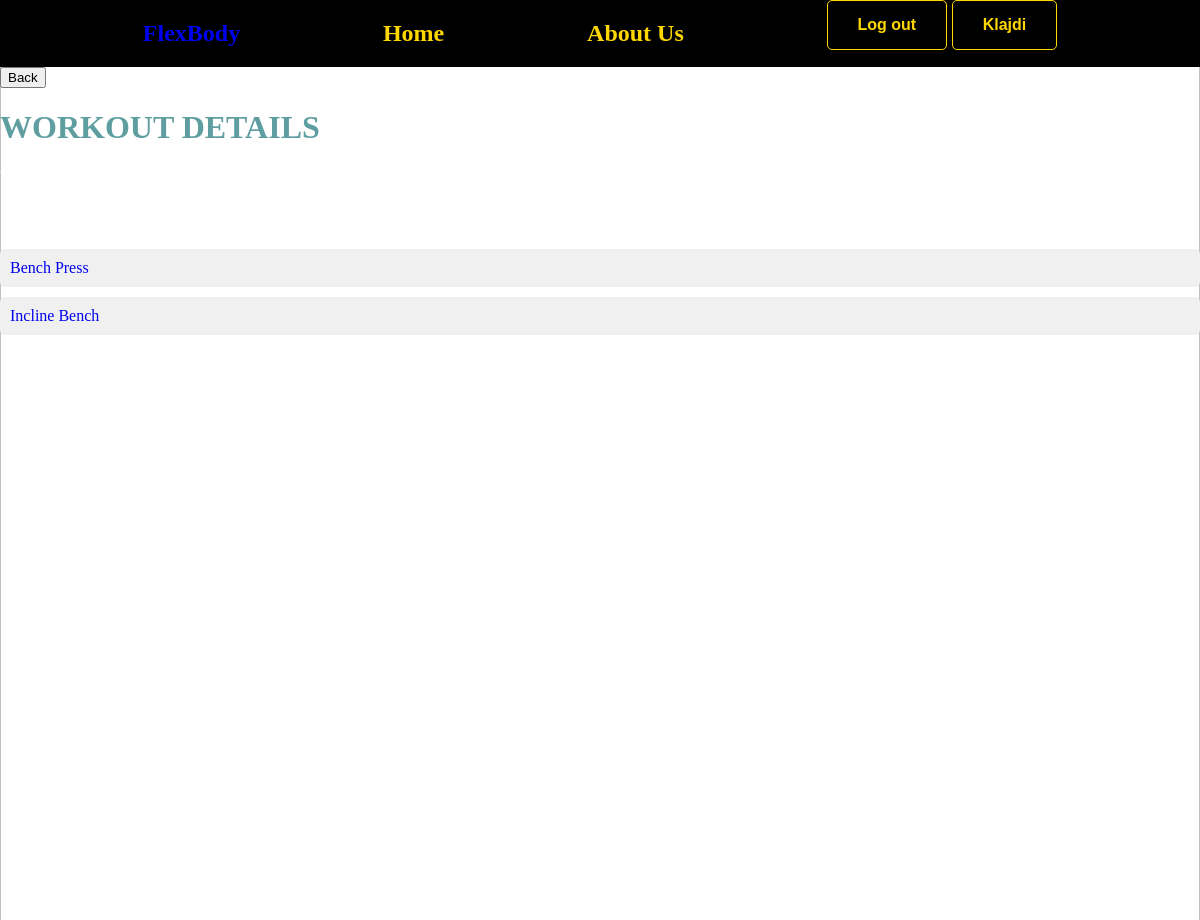
Screenshot of /workout/21/ (signed in) with the database file from the repository.
### account/models.py (models this page shows)
class User(AbstractBaseUser, PermissionsMixin):
    id = models.AutoField(primary_key=True, auto_created=True, editable=False)
    email = models.EmailField(unique=True)
    name = models.CharField(max_length=255, blank=True, null=True)
    is_active = models.BooleanField(default=True)
    is_superuser = models.BooleanField(default=False)
    is_staff = models.BooleanField(default=False)
    date_joined = models.DateTimeField(auto_now_add=True)
    last_login = models.DateTimeField(blank=True, null=True)
    objects = CustomUserManager()
    USERNAME_FIELD = 'email'
    EMAIL_FIELD = 'email'
    REQUIRED_FIELDS = ['name',]

### workouts/models.py (models this page shows, shortened)
class Exercise(models.Model):
    id = models.AutoField(primary_key=True)
    name = models.CharField(max_length=100)
    category = models.ForeignKey(Category, related_name='exercises', on_delete=models.CASCADE)
    description = models.CharField(max_length=255, default='descriptionnn')

### workouts/views.py (the view)
# urls.py: path('workout/<int:workout_id>/', views.workout_detail, name='workout_detail'),
@login_required
def workout_detail(request, workout_id):
    workout = Workout.objects.get(id=workout_id)
    return render(request, 'workouts/workout_detail.html', {'workout': workout})

### workouts/templates/workouts/workout_detail.html
{% extends 'core/base.html' %}
{% load static %}
{% block content %}
<a href="{{request.META.HTTP_REFERER|escape}}" class="back"><button>Back</button></a>
<div class="details">
<h1 style="color: cadetblue;">WORKOUT DETAILS</h1>
<h3>Workout name: {{ workout.name }}</h3>
<h3>Selected Exercises:</h3>
</div>
    <ul>
        {% for exercise in workout.exercises.all %}
            <li><a href="{% url 'exercise_detail' exercise.id %}">{{ exercise.name }}</a></li>
        {% empty %}
            <li>No exercises selected for this workout.</li>
        {% endfor %}
    </ul>
<img class="bg-img" src="{% static 'images/gym1.jpg' %}" alt="">
{% endblock %}

### core/templates/core/base.html (shortened to what this page needs)
{% load static %}
<!DOCTYPE html>
<html lang="en">
<head>
  <link rel="stylesheet" href="{% static 'style.css' %}">
</head>
<body>
  <nav>
    <a href="{% url 'index' %}">
      <h1 class="logo">FlexBody</h1>
    </a>
    <h1>Home</h1>
    <h1>About Us</h1>
    {% if user.is_authenticated %}
    <div class="button-container">
      <a href="{% url 'log-out' %}" class="button signup-button">Log out</a>
      <a href="#" class="button login-button">{{ user.name }}</a>
    </div>
  </nav>
  {% else %}
  <div class="button-container">
    <a href="{% url 'sign-up' %}" class="button signup-button">Sign Up</a>
    <a href="{% url 'log-in' %}" class="button login-button">Login</a>
  </div>
  {% endif %}
  {% block content %}
  {% endblock content %}
</body>
</html>

### static/style.css (style rules this page uses)
html, body { padding: 0 0; margin: 0 0; }
.button-container { font-family: Arial, sans-serif; text-align: center; }
.button { display: inline-block; padding: 15px 30px; font-size: 16px; font-weight: bold; text-align: center; text-decoration: none; cursor: pointer; border-radius: 5px; border: 1px solid gold; background-color: black; color: gold; transition: background-color 0.3s ease; }
nav { width: 100%; display: flex; justify-content: space-evenly; background-color: black; color: gold; }
.bg-img { width: 100%; height: 100%; position: absolute; top: 30px; z-index: -1; }
ul { list-style-type: none; padding: 0; }
li { margin-bottom: 10px; padding: 10px; background-color: #f0f0f0; border-radius: 5px; transition: background-color 0.3s ease; display: flex; align-items: center; }
a { text-decoration: none; }
h3 { color: white; }

### rows the page displays
User: name "Klajdi"
Exercise: name "Bench Press"
Exercise: name "Incline Bench"
